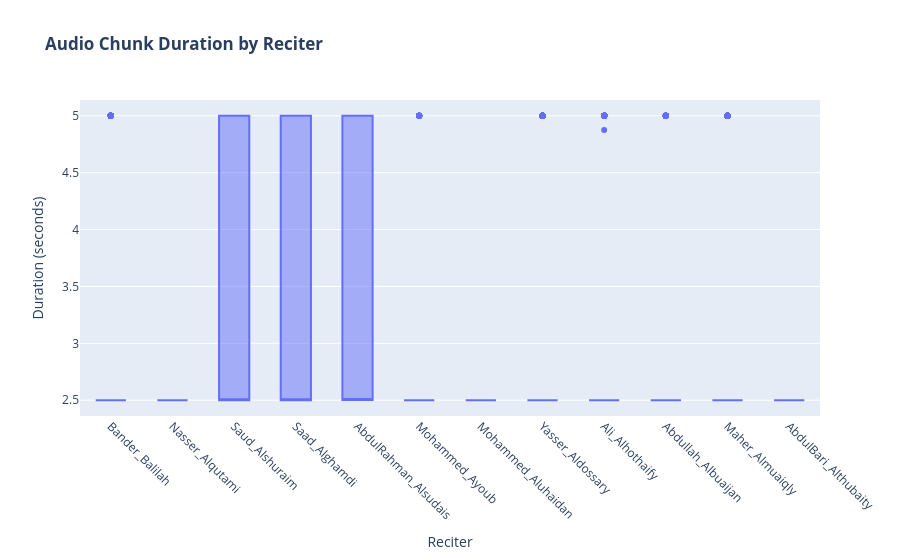

The code cell stored with this chart in its notebook:
### Code cell
import warnings
warnings.filterwarnings('ignore')

# === STEP 1: DEFINE DATASET PATH AND CREATE METADATA DATAFRAME ===
# --- IMPORTANT: Change this path to where your 'Dataset' folder is located ---
DATASET_ROOT_PATH = 'Dataset'
print(f"Scanning for audio files in: {DATASET_ROOT_PATH}")

# Check if the path exists
if not os.path.exists(DATASET_ROOT_PATH):
    print(f"Error: The directory '{DATASET_ROOT_PATH}' was not found.")
    print("Please make sure you have set the DATASET_ROOT_PATH variable correctly.")

else:
    file_list = []
    # Walk through the directory structure
    for root, dirs, files in os.walk(DATASET_ROOT_PATH):
        for file in files:
            if file.endswith('.wav'):  # Check if the file is an audio file
                # Get the full file path
                file_path = os.path.join(root, file)
                # The reciter's name is the name of the parent folder
                reciter_name = os.path.basename(root)
                file_list.append({'reciter_name': reciter_name ,'file_path': file_path})

    # Create a pandas DataFrame
    metadata_df = pd.DataFrame(file_list)
    print(f"\nSuccessfully created DataFrame with {len(metadata_df)} audio files ")
    print("Here's a sample of the data:")
    print(metadata_df.head())


# === STEP 2: DURATION ANAYLSIS ===
# Let's verify that the audio files are short, consistent chunks.
print("\n--- Starting Step 2: Duration Analysis ---")

# This function is safe and returns None if a file is corrupt
def get_duration(file_path):
    try:
        return librosa.get_duration(path=file_path)
    except Exception as e:
        print(f"Could nor process {file_path}: {e}")
        return None
    
# Use tqdm to show a progress bar as this can take a moment
tqdm.pandas(desc="Calculating durations")
print(metadata_df)
metadata_df['duration_s'] = metadata_df['file_path'].progress_apply(get_duration)

# Plot the results
fig_duration = px.box(metadata_df, x='reciter_name', y='duration_s', 
                      title='<b>Audio Chunk Duration by Reciter</b>',
                      labels={'reciter_name': 'Reciter', 'duration_s': 'Duration (seconds)'})

fig_duration.update_xaxes(tickangle=45)
print("Displaying interactive duration plot...")
fig_duration.show()


# === STEP 3: VOCAL FEATURE EXTRACTION ===
# This is the most intensive step. We will extract Pitch, Timbre, and MFCCs.
print("\n--- Starting Step 3: Vocal Feature Extraction (This will take several minutes)---")

def extract_features(file_path):
    try:
        # Load the audio file
        y, sr = librosa.load(file_path, sr=None)

        # 1. Spectral Centroid (Timbre/Brightness)
        spectral_centroid = np.mean(librosa.feature.spectral_centroid(y=y, sr=sr)[0])

        # 2. Pitch (Fundamental Frequency) - using a robust method
        pitches, _ = librosa.core.piptrack(y=y, sr=sr)
        # get the mean pitch of non-zero pitches
        valid_pitches = pitches[pitches > 0]
        avg_pitch = np.mean(valid_pitches) if len(valid_pitches) > 0 else 0.0

        # 3. MFCCs (for t-SNE) - we take the mean across time
        mfccs = np.mean(librosa.feature.mfcc(y=y, sr=sr, n_mfcc=13), axis=1)
        # ???? -  za ovo mi treba skripta

        return pd.Series([spectral_centroid, avg_pitch, mfccs])
    
    except Exception as e:
        print(f"Could not process {file_path}: {e}")
        return pd.Series([None, None, None])
    
# Apply the feature extraction function
tqdm.pandas(desc="Extracting Vocal Features")
metadata_df[['spectral_centroid', 'avg_pitch', 'mfccs']] = metadata_df['file_path'].progress_apply(extract_features)

print("\nFeature extraction complete.")
print("Here's the DataFrame with the new features:")
print(metadata_df.head())

### Figure 1 — Plotly figure (JSON) as saved in the notebook; plotly's stock layout.template omitted (floating-point values rounded to 4 significant figures; data arrays with more than 128 entries replaced by an {"elided": "..."} marker saying what was removed)
{"data": [{"alignmentgroup": "True", "hovertemplate": "Reciter=%{x}<br>Duration (seconds)=%{y}<extra></extra>", "legendgroup": "", "marker": {"color": "#636efa"}, "name": "", "notched": false, "offsetgroup": "", "orientation": "v", "showlegend": false, "type": "box", "x": {"elided": "6688 str values"}, "x0": " ", "xaxis": "x", "y": {"elided": "6688 float values"}, "y0": " ", "yaxis": "y"}], "layout": {"boxmode": "group", "legend": {"tracegroupgap": 0}, "title": {"text": "<b>Audio Chunk Duration by Reciter</b>"}, "xaxis": {"anchor": "y", "domain": [0, 1], "tickangle": 45, "title": {"text": "Reciter"}}, "yaxis": {"anchor": "x", "domain": [0, 1], "title": {"text": "Duration (seconds)"}}}}
